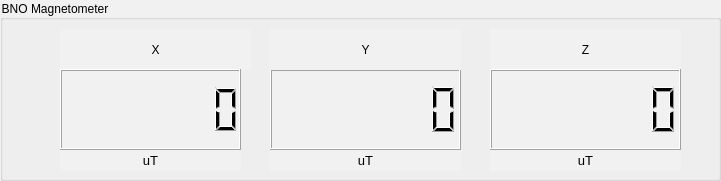
       <widget class="QGroupBox" name="groupBox_10">
        <property name="geometry">
         <rect>
          <x>800</x>
          <y>450</y>
          <width>721</width>
          <height>181</height>
         </rect>
        </property>
        <property name="styleSheet">
         <string notr="true">background-color: rgb(227, 227, 227);
background-color: rgb(241, 241, 241);
font: 87 9pt &quot;Segoe UI Black&quot;;</string>
        </property>
        <property name="title">
         <string>BNO Magnetometer</string>
        </property>
        <widget class="QLabel" name="label_25">
         <property name="geometry">
          <rect>
           <x>490</x>
           <y>29</y>
           <width>191</width>
           <height>41</height>
          </rect>
         </property>
         <property name="styleSheet">
          <string notr="true">font: 87 11pt &quot;Segoe UI Black&quot;;
font: 11pt &quot;MS Shell Dlg 2&quot;;</string>
         </property>
         <property name="text">
          <string>Z</string>
         </property>
         <property name="alignment">
          <set>Qt::AlignCenter</set>
         </property>
        </widget>
        <widget class="QLabel" name="label_27">
         <property name="geometry">
          <rect>
           <x>60</x>
           <y>29</y>
           <width>191</width>
           <height>41</height>
          </rect>
         </property>
         <property name="styleSheet">
          <string notr="true">font: 87 11pt &quot;Segoe UI Black&quot;;
font: 11pt &quot;MS Shell Dlg 2&quot;;</string>
         </property>
         <property name="text">
          <string>X</string>
         </property>
         <property name="alignment">
          <set>Qt::AlignCenter</set>
         </property>
        </widget>
        <widget class="QLCDNumber" name="BNOMagLCD_Y">
         <property name="geometry">
          <rect>
           <x>270</x>
           <y>69</y>
           <width>191</width>
           <height>81</height>
          </rect>
         </property>
         <property name="smallDecimalPoint">
          <bool>false</bool>
         </property>
         <property name="digitCount">
          <number>7</number>
         </property>
        </widget>
        <widget class="QLCDNumber" name="BNOMagLCD_X">
         <property name="geometry">
          <rect>
           <x>60</x>
           <y>69</y>
           <width>181</width>
           <height>81</height>
          </rect>
         </property>
         <property name="minimumSize">
          <size>
           <width>111</width>
           <height>31</height>
          </size>
         </property>
         <property name="autoFillBackground">
          <bool>false</bool>
         </property>
         <property name="smallDecimalPoint">
          <bool>false</bool>
         </property>
         <property name="digitCount">
          <number>7</number>
         </property>
         <property name="mode">
          <enum>QLCDNumber::Dec</enum>
         </property>
         <property name="segmentStyle">
          <enum>QLCDNumber::Filled</enum>
         </property>
        </widget>
        <widget class="QLCDNumber" name="BNOMagLCD_Z">
         <property name="geometry">
          <rect>
           <x>490</x>
           <y>69</y>
           <width>191</width>
           <height>81</height>
          </rect>
         </property>
         <property name="smallDecimalPoint">
          <bool>false</bool>
         </property>
         <property name="digitCount">
          <number>7</number>
         </property>
        </widget>
        <widget class="QLabel" name="label_29">
         <property name="geometry">
          <rect>
           <x>270</x>
           <y>29</y>
           <width>191</width>
           <height>41</height>
          </rect>
         </property>
         <property name="styleSheet">
          <string notr="true">font: 87 11pt &quot;Segoe UI Black&quot;;
font: 11pt &quot;MS Shell Dlg 2&quot;;</string>
         </property>
         <property name="text">
          <string>Y</string>
         </property>
         <property name="alignment">
          <set>Qt::AlignCenter</set>
         </property>
        </widget>
        <widget class="QLabel" name="label_63">
         <property name="geometry">
          <rect>
           <x>60</x>
           <y>150</y>
           <width>181</width>
           <height>21</height>
          </rect>
         </property>
         <property name="font">
          <font>
           <family>MS UI Gothic</family>
           <pointsize>10</pointsize>
           <weight>50</weight>
           <italic>false</italic>
           <bold>false</bold>
          </font>
         </property>
         <property name="styleSheet">
          <string notr="true">font: 10pt &quot;MS UI Gothic&quot;;</string>
         </property>
         <property name="text">
          <string>uT</string>
         </property>
         <property name="alignment">
          <set>Qt::AlignCenter</set>
         </property>
        </widget>
        <widget class="QLabel" name="label_65">
         <property name="geometry">
          <rect>
           <x>270</x>
           <y>150</y>
           <width>191</width>
           <height>21</height>
          </rect>
         </property>
         <property name="font">
          <font>
           <family>MS UI Gothic</family>
           <pointsize>10</pointsize>
           <weight>50</weight>
           <italic>false</italic>
           <bold>false</bold>
          </font>
         </property>
         <property name="styleSheet">
          <string notr="true">font: 10pt &quot;MS UI Gothic&quot;;</string>
         </property>
         <property name="text">
          <string>uT</string>
         </property>
         <property name="alignment">
          <set>Qt::AlignCenter</set>
         </property>
        </widget>
        <widget class="QLabel" name="label_66">
         <property name="geometry">
          <rect>
           <x>490</x>
           <y>150</y>
           <width>191</width>
           <height>21</height>
          </rect>
         </property>
         <property name="font">
          <font>
           <family>MS UI Gothic</family>
           <pointsize>10</pointsize>
           <weight>50</weight>
           <italic>false</italic>
           <bold>false</bold>
          </font>
         </property>
         <property name="styleSheet">
          <string notr="true">font: 10pt &quot;MS UI Gothic&quot;;</string>
         </property>
         <property name="text">
          <string>uT</string>
         </property>
         <property name="alignment">
          <set>Qt::AlignCenter</set>
         </property>
        </widget>
       </widget>
